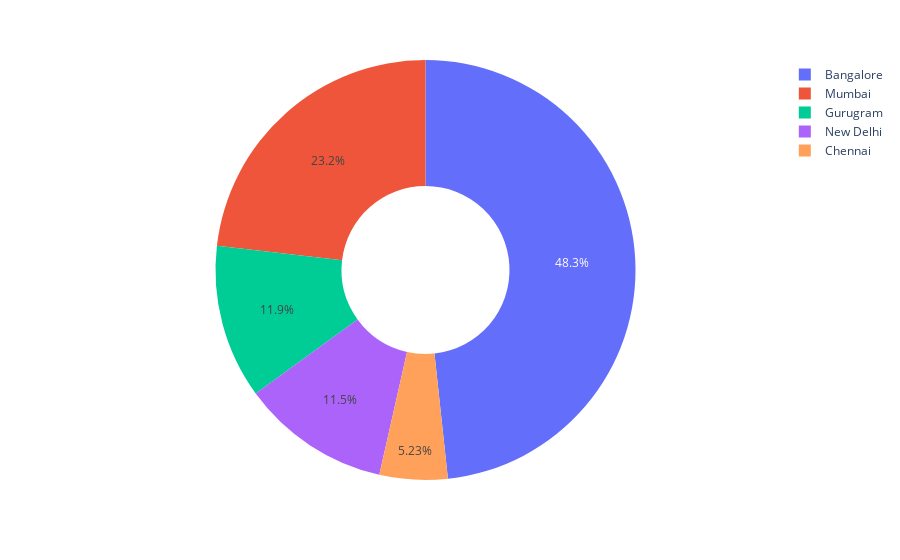

Notebook source saved alongside this figure:
### Code cell
# Create the donut chart
fig = px.pie(Location_counts, values='Amount', names='Location', hole=.4)

fig.show()

### Figure 1 — Plotly figure (JSON) as saved in the notebook; plotly's stock layout.template omitted (floating-point values rounded to 4 significant figures)
{"data": [{"domain": {"x": [0, 1], "y": [0, 1]}, "hole": 0.4, "hovertemplate": "Location=%{label}<br>Amount=%{value}<extra></extra>", "labels": ["Bangalore", "Mumbai", "Gurugram", "New Delhi", "Chennai"], "legendgroup": "", "name": "", "showlegend": true, "type": "pie", "values": [978, 469, 240, 232, 106]}], "layout": {"legend": {"tracegroupgap": 0}, "margin": {"t": 60}}}
